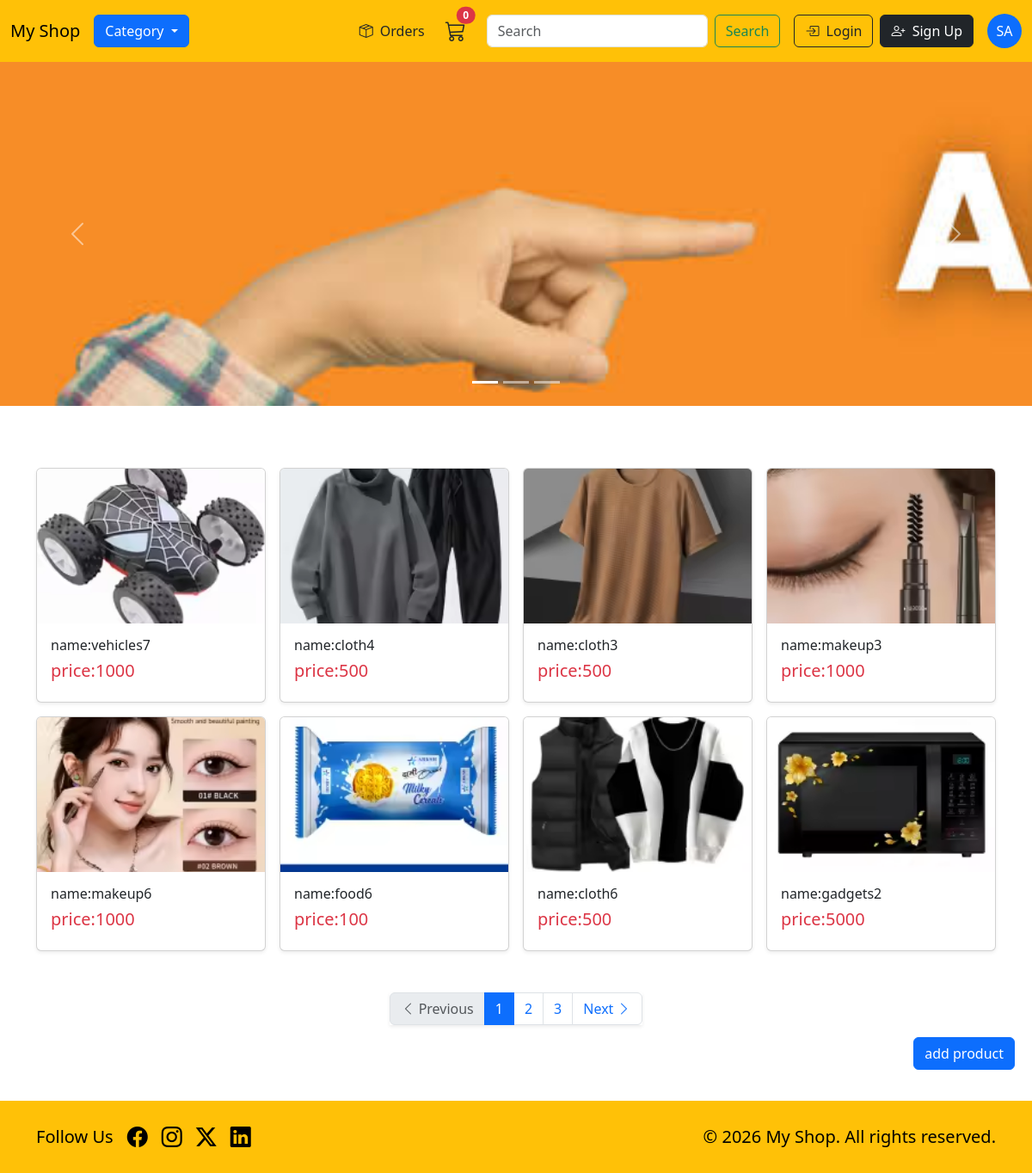
/home/, run on the app's committed database.
### products/models.py (models this page shows, shortened)
class product(models.Model):
    cate=[
        ('E','Electronics'),
        ('M','Makeup items'),
        ('V','Vehicles'),
        ('F','Foods'),
        ('C','Clothes'),
    ]
    name=models.CharField(max_length=20)
    price=models.IntegerField()
    description=models.CharField(max_length=500)
    image=models.ImageField(upload_to='photos/')
    quantity=models.IntegerField()
    category=models.CharField(choices=cate)
    random_order=models.FloatField(default=get_random_value,blank=True)

### core/views.py (the view)
# urls.py: path('',views.home,name='home'),
def home(request):
    data=product.objects.all().order_by('random_order')
    value=page_inator(request,data)
    return render(request,'home.html',{'page_obj':value})

### core/context_processors.py (called while the page is built)
def count(request):
    if request.user.is_authenticated:
        value=cart.objects.filter(user=request.user).count()
        return {'count_data':value}
    else:
        return {'count_data':0}

### core/views.py (called while the page is built)
def page_inator(request,data):
    paginator=Paginator(data,8)
    page_number=request.GET.get('page')  # comes from ?page=2 in the URL
    obj=paginator.get_page(page_number)  #data related to that page number
    return obj

### core/templates/home.html (shortened to what this page needs)
{%extends 'base.html'%}
{% load static %}
{%block body%}
 <div id="adCarousel" class="carousel slide mb-4 " data-bs-ride="carousel">
    <div class="carousel-indicators">
        <button type="button" data-bs-target="#adCarousel" data-bs-slide-to="0" class="active"></button>
        <button type="button" data-bs-target="#adCarousel" data-bs-slide-to="1"></button>
        <button type="button" data-bs-target="#adCarousel" data-bs-slide-to="2"></button>
    </div>
   <div class="carousel-inner">
    <div class="carousel-item active">
        <img src="{% static 'images/ad3.jpg' %}"
             class="d-block w-5"
             alt="Ad 1"
             style="height:400px; object-fit:cover;">
    </div>
</div>
    <button class="carousel-control-prev" type="button" data-bs-target="#adCarousel" data-bs-slide="prev">
        <span class="carousel-control-prev-icon"></span>
    </button>
    <button class="carousel-control-next" type="button" data-bs-target="#adCarousel" data-bs-slide="next">
        <span class="carousel-control-next-icon"></span>
    </button>
</div>
<br>
<div class="container mt-4">
    <div class="row g-3">
{%for i in page_obj%}
        <div class="col-6 col-md-4 col-lg-3">
    <a href="{%url 'details' i.id %}" class="text-decoration-none text-dark"232131>
            <div class="card h-100 shadow-sm">
                <img src="{{i.image.url}}"
                     class="card-img-top"
                     alt="Product"
                     style="height:180px; object-fit:cover;"
                     >
                <div class="card-body">
                    <h6 class="card-title">
                        name:{{i.name}}
                    </h6>
                    <h5 class="text-danger">
                        price:{{i.price}}
                    </h5>
                </div>
            </div>
            </a>
        </div>
        {%endfor%}
             </div>
             </div>
             <a href="{%url 'add_products'%}">
             <button class="btn btn-primary position-fixed"
        style="bottom:120px; right:20px; z-index:1050;">
    add product
</button>
</a>
<div class="d-flex justify-content-center mt-5">
    <nav aria-label="Page navigation">
        <ul class="pagination shadow-sm">
            {% if page_obj.has_previous %}
                <li class="page-item">
                    {% if request.GET.query %}
                    <a class="page-link rounded-start"
                       href="?query={{ request.GET.query }}&page={{ page_obj.previous_page_number }}">
                        <i class="bi bi-chevron-left"></i> Previous
                    </a>
                    {% else %}
                    <a class="page-link rounded-start"
                       href="?page={{ page_obj.previous_page_number }}">
                        <i class="bi bi-chevron-left"></i> Previous
                    </a>
                    {% endif %}
                </li>
            {% else %}
                <li class="page-item disabled">
                    <span class="page-link rounded-start">
                        <i class="bi bi-chevron-left"></i> Previous
                    </span>
                </li>
            {% endif %}
            {% for num in page_obj.paginator.page_range %}
                {% if page_obj.number == num %}
                    <li class="page-item active">
                        <span class="page-link">{{ num }}</span>
                    </li>
                {% elif num >= page_obj.number|add:"-2" and num <= page_obj.number|add:"2" %}
                    <li class="page-item">
                        {% if request.GET.query %}
                        <a class="page-link" href="?query={{ request.GET.query }}&page={{ num }}">{{ num }}</a>
                        {% else %}
                        <a class="page-link" href="?page={{ num }}">{{ num }}</a>
                        {% endif %}
                    </li>
                {% endif %}
            {% endfor %}
            {% if page_obj.has_next %}
                <li class="page-item">
                    {% if request.GET.query %}
                    <a class="page-link rounded-end"
                       href="?query={{ request.GET.query }}&page={{ page_obj.next_page_number }}">
                        Next <i class="bi bi-chevron-right"></i>
                    </a>
                    {% else %}
                    <a class="page-link rounded-end"
                       href="?page={{ page_obj.next_page_number }}">
                        Next <i class="bi bi-chevron-right"></i>
                    </a>
                    {% endif %}
                </li>
            {% else %}
                <li class="page-item disabled">
                    <span class="page-link rounded-end">
                        Next <i class="bi bi-chevron-right"></i>
                    </span>
                </li>
            {% endif %}
        </ul>
    </nav>
</div>
{%endblock%}

### data on the page
product: image (picture), name "vehicles7", price "1000"
product: image (picture), name "cloth4", price "500"
product: image (picture), name "cloth3", price "500"
product: image (picture), name "makeup3", price "1000"
product: image (picture), name "makeup6", price "1000"
product: image (picture), name "food6", price "100"
product: image (picture), name "cloth6", price "500"
product: image (picture), name "gadgets2", price "5000"

### other printed values
{{ count_data }} "0"
{{ num }} "1"
{{ num }} "2" "3"
